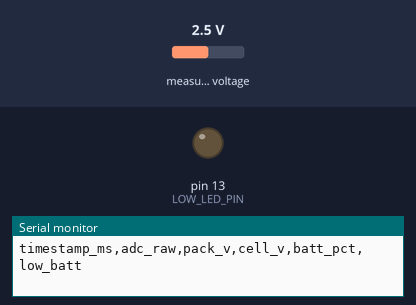
The sketch below on a simulated Arduino Uno, built with avr-gcc and run on an emulated ATmega328P. Parts: output pins drawn as LEDs (lit = HIGH), the last lines printed to the serial monitor. The test bench sets the inputs (shaded band); at power-on: measured voltage 2.5 V.

Above: at 0.1 s.
At 0.7 s:
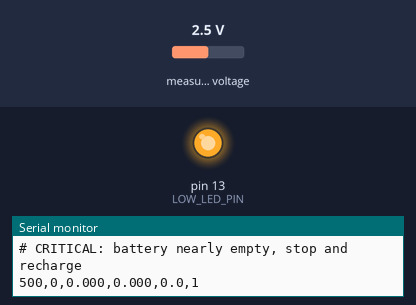
Timing chart, 0 to 2.2 s (numbered marks = the images above):
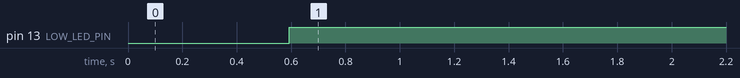

Measured:
- by itself, pin 13 (LOW_LED_PIN): LOW → HIGH at 0.59 s

The sketch:

battery_monitor_ads1115.ino
```cpp
// Battery level monitor for a 2S LiPo using an ADS1115 16-bit I2C ADC (Arduino Uno)
//
// LIBRARY: install "Adafruit ADS1X15" from the Arduino Library Manager
//          (it may also ask to install Adafruit BusIO -- accept).
//
// WIRING
//   ADS1115:  VDD -> 5V,  GND -> GND,  SCL -> A5,  SDA -> A4,  ADDR -> GND (address 0x48)
//   Divider:  Battery + -> 10k -> [junction] -> 10k -> GND ;  junction -> ADS1115 A0
//             (optional 0.1 uF capacitor from the junction to GND)
//   Battery - must share GND with the Arduino (the buck converter's GND does this).
//   The GY-521 (0x68) can share SDA/SCL: different address, no conflict.
//
// WHY GAIN_TWOTHIRDS: the divider puts up to 4.2 V on the ADS1115 input. GAIN_ONE only
// reads up to 4.096 V and would clip, so we use the +/-6.144 V range (LSB = 0.1875 mV).
// The input must never exceed VDD + 0.3 V (about 5.3 V when powered from 5 V).
//
// TESTING WITHOUT THE BATTERY (laptop USB power)
//   SIM_MODE 1 : no battery, no wiring needed. Fakes a pack draining 8.4 V -> 6.6 V.
//   SIM_MODE 0 + POT_TEST 1 : 100k pot, 5 V stands in for 8.4 V (DIVIDER_RATIO = 1.68).
//                Pot top -> 5V, wiper -> ADS1115 A0, pot bottom -> 220k resistor -> GND
//                (the 220k stretches the 6-8.4 V range across most of the pot's travel).
//                Turn until Serial shows pack_v ~ 7.48 (20 %). Set POT_TEST 0 for the real battery.
//   Do NOT connect the buck converter's 5 V output to the Uno while USB is plugged in.
//
// Serial (9600 baud) CSV: timestamp_ms,adc_raw,pack_v,cell_v,batt_pct,low_batt

#include <Wire.h>
#include <Adafruit_ADS1X15.h>

#define SIM_MODE      0       // 1 = software-simulated battery, 0 = read the ADS1115
#define POT_TEST      1       // 1 = potentiometer test: 5 V at the pot stands in for 8.4 V
                              // 0 = real battery through the 10k/10k divider
#define LOW_LED_PIN   13      // built-in LED turns on when battery is low

Adafruit_ADS1115 ads;

// ---- Pack / ADC ----
const int   CELL_COUNT     = 2;         // 2S LiPo
#if POT_TEST
const float DIVIDER_RATIO  = 8.4 / 5.0; // 1.68: pot at full 5 V reads as a full 8.4 V pack
#else
const float DIVIDER_RATIO  = 2.0;       // (R1+R2)/R2 -- change if you use other resistors
#endif
const float ADS_LSB_V      = 0.0001875; // volts per count at GAIN_TWOTHIRDS
const int   NUM_SAMPLES    = 8;         // averaged readings

// ---- Alerts (percent, with hysteresis so the alert doesn't flicker) ----
const float LOW_ON_PCT   = 20.0;
const float LOW_OFF_PCT  = 25.0;
const float CRITICAL_PCT = 5.0;

// ---- Simulation ----
const float SIM_START_V = 8.40;
const float SIM_END_V   = 6.60;
const unsigned long SIM_DURATION_MS = 60000;

// ---- Per-cell voltage -> percent (resting voltage, approximate) ----
struct Point { float v; float pct; };
const Point CURVE[] = {
  {4.20, 100}, {4.06, 90}, {3.98, 80}, {3.92, 70}, {3.87, 60},
  {3.82, 50},  {3.79, 40}, {3.77, 30}, {3.74, 20}, {3.68, 10},
  {3.45, 5},   {3.30, 0}
};
const int CURVE_N = sizeof(CURVE) / sizeof(CURVE[0]);

bool lowBattery = false;
bool criticalShown = false;
bool adsOk = false;
unsigned long lastPrintMs = 0;
const unsigned long PRINT_INTERVAL_MS = 500;

float cellVoltageToPercent(float v) {
  if (v >= CURVE[0].v) return 100.0;
  if (v <= CURVE[CURVE_N - 1].v) return 0.0;
  for (int i = 0; i < CURVE_N - 1; i++) {
    if (v <= CURVE[i].v && v >= CURVE[i + 1].v) {
      float frac = (v - CURVE[i + 1].v) / (CURVE[i].v - CURVE[i + 1].v);
      return CURVE[i + 1].pct + frac * (CURVE[i].pct - CURVE[i + 1].pct);
    }
  }
  return 0.0;
}

// Returns pack voltage; sets rawOut to the ADC count (or -1 on read failure)
float readPackVoltage(long &rawOut) {
#if SIM_MODE
  unsigned long t = millis() % (SIM_DURATION_MS + 3000);
  if (t > SIM_DURATION_MS) t = SIM_DURATION_MS;
  float frac = (float)t / SIM_DURATION_MS;
  float v = SIM_START_V - frac * (SIM_START_V - SIM_END_V);
  rawOut = (long)((v / DIVIDER_RATIO) / ADS_LSB_V);
  return v;
#else
  if (!adsOk) { rawOut = -1; return 0; }
  long sum = 0;
  for (int i = 0; i < NUM_SAMPLES; i++) {
    sum += ads.readADC_SingleEnded(0);
  }
  rawOut = sum / NUM_SAMPLES;
  return (rawOut * ADS_LSB_V) * DIVIDER_RATIO;
#endif
}

void setup() {
  Serial.begin(9600);
  pinMode(LOW_LED_PIN, OUTPUT);
  digitalWrite(LOW_LED_PIN, LOW);

#if !SIM_MODE
  if (ads.begin(0x48)) {
    ads.setGain(GAIN_TWOTHIRDS);       // +/-6.144 V range
    adsOk = true;
  } else {
    Serial.println("# ERROR: ADS1115 not found at 0x48 - check wiring/ADDR pin");
  }
#endif
  Serial.println("timestamp_ms,adc_raw,pack_v,cell_v,batt_pct,low_batt");
}

void loop() {
  unsigned long now = millis();
  if (now - lastPrintMs < PRINT_INTERVAL_MS) return;
  lastPrintMs = now;

  long raw;
  float packV = readPackVoltage(raw);
  if (raw < 0) return;                         // ADS1115 missing: error already printed

  float cellV = packV / CELL_COUNT;            // assumes the cells are balanced
  float pct = cellVoltageToPercent(cellV);

  if (!lowBattery && pct <= LOW_ON_PCT) {
    lowBattery = true;
    Serial.println("# LOW BATTERY: 20% or less remaining");
  } else if (lowBattery && pct > LOW_OFF_PCT) {
    lowBattery = false;
    criticalShown = false;
    Serial.println("# Battery recovered above 25%");
  }
  if (pct <= CRITICAL_PCT && !criticalShown) {
    criticalShown = true;
    Serial.println("# CRITICAL: battery nearly empty, stop and recharge");
  }
  digitalWrite(LOW_LED_PIN, lowBattery ? HIGH : LOW);

  Serial.print(now);        Serial.print(",");
  Serial.print(raw);        Serial.print(",");
  Serial.print(packV, 3);   Serial.print(",");
  Serial.print(cellV, 3);   Serial.print(",");
  Serial.print(pct, 1);     Serial.print(",");
  Serial.println(lowBattery ? 1 : 0);
}
```
